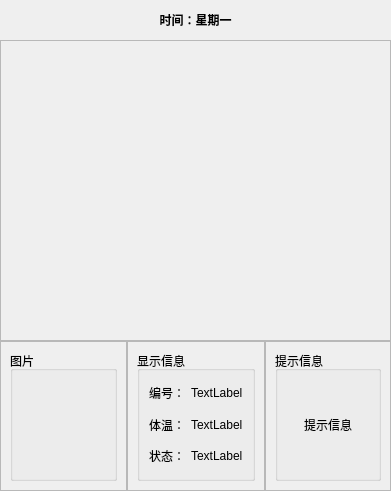
<?xml version="1.0" encoding="UTF-8"?>
<ui version="4.0">
 <class>Form</class>
 <widget class="QWidget" name="Form">
  <property name="geometry">
   <rect>
    <x>0</x>
    <y>0</y>
    <width>391</width>
    <height>491</height>
   </rect>
  </property>
  <property name="windowTitle">
   <string>Form</string>
  </property>
  <layout class="QVBoxLayout" name="verticalLayout">
   <property name="spacing">
    <number>0</number>
   </property>
   <property name="margin">
    <number>0</number>
   </property>
   <item>
    <widget class="QLabel" name="label">
     <property name="minimumSize">
      <size>
       <width>0</width>
       <height>40</height>
      </size>
     </property>
     <property name="maximumSize">
      <size>
       <width>16777215</width>
       <height>40</height>
      </size>
     </property>
     <property name="font">
      <font>
       <weight>75</weight>
       <bold>true</bold>
      </font>
     </property>
     <property name="text">
      <string>时间：星期一</string>
     </property>
     <property name="alignment">
      <set>Qt::AlignCenter</set>
     </property>
    </widget>
   </item>
   <item>
    <widget class="QFrame" name="frame">
     <property name="sizePolicy">
      <sizepolicy hsizetype="Expanding" vsizetype="Expanding">
       <horstretch>0</horstretch>
       <verstretch>0</verstretch>
      </sizepolicy>
     </property>
     <property name="frameShape">
      <enum>QFrame::StyledPanel</enum>
     </property>
     <property name="frameShadow">
      <enum>QFrame::Raised</enum>
     </property>
     <layout class="QVBoxLayout" name="verticalLayout_8">
      <item>
       <widget class="QLabel" name="lbShowMainImg">
        <property name="text">
         <string/>
        </property>
       </widget>
      </item>
     </layout>
    </widget>
   </item>
   <item>
    <layout class="QHBoxLayout" name="horizontalLayout">
     <item>
      <widget class="QFrame" name="frame_4">
       <property name="minimumSize">
        <size>
         <width>0</width>
         <height>150</height>
        </size>
       </property>
       <property name="maximumSize">
        <size>
         <width>16777215</width>
         <height>150</height>
        </size>
       </property>
       <property name="frameShape">
        <enum>QFrame::StyledPanel</enum>
       </property>
       <property name="frameShadow">
        <enum>QFrame::Raised</enum>
       </property>
       <layout class="QVBoxLayout" name="verticalLayout_5">
        <item>
         <widget class="QGroupBox" name="groupBox_2">
          <property name="title">
           <string>图片</string>
          </property>
          <layout class="QVBoxLayout" name="verticalLayout_6">
           <item>
            <widget class="QLabel" name="label_5">
             <property name="text">
              <string/>
             </property>
            </widget>
           </item>
          </layout>
         </widget>
        </item>
       </layout>
      </widget>
     </item>
     <item>
      <widget class="QFrame" name="frame_2">
       <property name="minimumSize">
        <size>
         <width>0</width>
         <height>150</height>
        </size>
       </property>
       <property name="maximumSize">
        <size>
         <width>16777215</width>
         <height>150</height>
        </size>
       </property>
       <property name="frameShape">
        <enum>QFrame::StyledPanel</enum>
       </property>
       <property name="frameShadow">
        <enum>QFrame::Raised</enum>
       </property>
       <layout class="QVBoxLayout" name="verticalLayout_3">
        <item>
         <widget class="QGroupBox" name="groupBox">
          <property name="title">
           <string>显示信息</string>
          </property>
          <layout class="QVBoxLayout" name="verticalLayout_4">
           <item>
            <layout class="QHBoxLayout" name="horizontalLayout_4">
             <item>
              <widget class="QLabel" name="label_2">
               <property name="text">
                <string>编号：</string>
               </property>
              </widget>
             </item>
             <item>
              <widget class="QLabel" name="lbID">
               <property name="text">
                <string>TextLabel</string>
               </property>
              </widget>
             </item>
            </layout>
           </item>
           <item>
            <layout class="QHBoxLayout" name="horizontalLayout_3">
             <item>
              <widget class="QLabel" name="label_3">
               <property name="text">
                <string>体温：</string>
               </property>
              </widget>
             </item>
             <item>
              <widget class="QLabel" name="lbTempera">
               <property name="text">
                <string>TextLabel</string>
               </property>
              </widget>
             </item>
            </layout>
           </item>
           <item>
            <layout class="QHBoxLayout" name="horizontalLayout_2">
             <item>
              <widget class="QLabel" name="label_4">
               <property name="text">
                <string>状态：</string>
               </property>
              </widget>
             </item>
             <item>
              <widget class="QLabel" name="lbStatus">
               <property name="text">
                <string>TextLabel</string>
               </property>
              </widget>
             </item>
            </layout>
           </item>
          </layout>
         </widget>
        </item>
       </layout>
      </widget>
     </item>
     <item>
      <widget class="QFrame" name="frame_5">
       <property name="minimumSize">
        <size>
         <width>0</width>
         <height>150</height>
        </size>
       </property>
       <property name="maximumSize">
        <size>
         <width>16777215</width>
         <height>150</height>
        </size>
       </property>
       <property name="frameShape">
        <enum>QFrame::StyledPanel</enum>
       </property>
       <property name="frameShadow">
        <enum>QFrame::Raised</enum>
       </property>
       <layout class="QVBoxLayout" name="verticalLayout_2">
        <item>
         <widget class="QGroupBox" name="groupBox_3">
          <property name="title">
           <string>提示信息</string>
          </property>
          <layout class="QVBoxLayout" name="verticalLayout_7">
           <item>
            <widget class="QLabel" name="lbShowInfo">
             <property name="text">
              <string>提示信息</string>
             </property>
             <property name="alignment">
              <set>Qt::AlignCenter</set>
             </property>
            </widget>
           </item>
          </layout>
         </widget>
        </item>
       </layout>
      </widget>
     </item>
    </layout>
   </item>
  </layout>
 </widget>
 <resources/>
 <connections/>
</ui>
